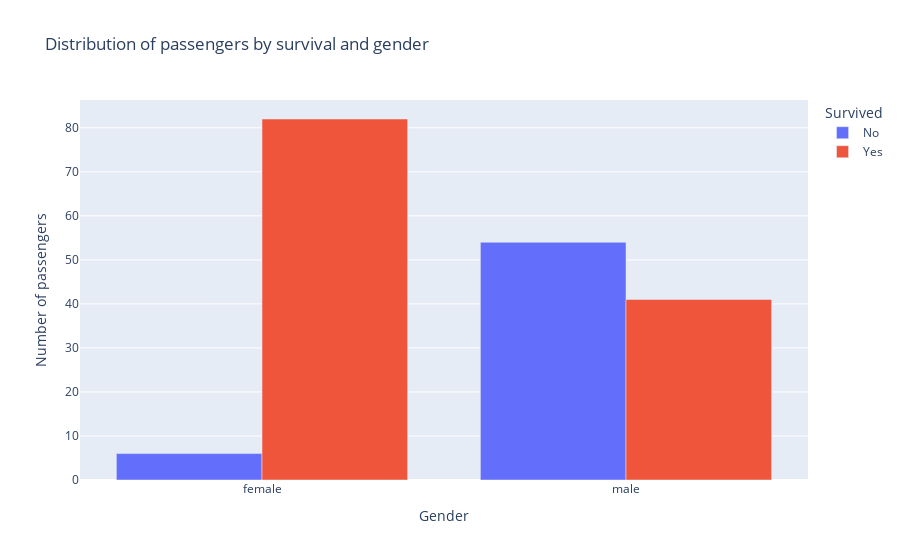

This figure's notebook cell:
### Code cell
# Step 2: Bar chart

fig_a = px.bar(group_gend_surv, x="Sex", y="frequency", color="Survived_cats", barmode='group',
      labels={"frequency": "Number of passengers", "Sex": "Gender", "Survived_cats": "Survived"},
      title="Distribution of passengers by survival and gender")
fig_a.show()

### Figure 1 — Plotly figure (JSON) as saved in the notebook; plotly's stock layout.template omitted (floating-point values rounded to 4 significant figures)
{"data": [{"alignmentgroup": "True", "hovertemplate": "Survived=No<br>Gender=%{x}<br>Number of passengers=%{y}<extra></extra>", "legendgroup": "No", "marker": {"color": "#636efa", "pattern": {"shape": ""}}, "name": "No", "offsetgroup": "No", "orientation": "v", "showlegend": true, "textposition": "auto", "type": "bar", "x": ["female", "male"], "xaxis": "x", "y": [6, 54], "yaxis": "y"}, {"alignmentgroup": "True", "hovertemplate": "Survived=Yes<br>Gender=%{x}<br>Number of passengers=%{y}<extra></extra>", "legendgroup": "Yes", "marker": {"color": "#EF553B", "pattern": {"shape": ""}}, "name": "Yes", "offsetgroup": "Yes", "orientation": "v", "showlegend": true, "textposition": "auto", "type": "bar", "x": ["female", "male"], "xaxis": "x", "y": [82, 41], "yaxis": "y"}], "layout": {"barmode": "group", "legend": {"title": {"text": "Survived"}, "tracegroupgap": 0}, "title": {"text": "Distribution of passengers by survival and gender"}, "xaxis": {"anchor": "y", "domain": [0, 1], "title": {"text": "Gender"}}, "yaxis": {"anchor": "x", "domain": [0, 1], "title": {"text": "Number of passengers"}}}}
